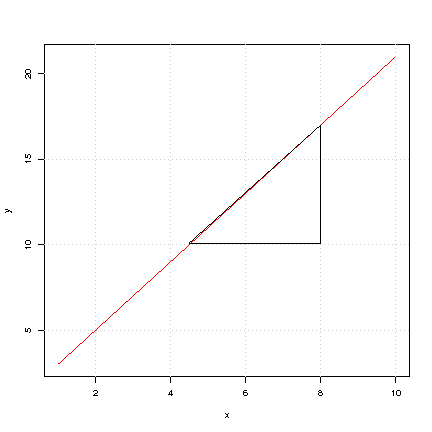

Source code (R):
p <- function(x){
  yhat  <- 1+ 2*x 
  return(yhat)
}
x<-c(1,10)
y<- p(x)
plot(x,y,type="l",col="red" )
grid()
polygon(c(4.5,8,8,4.5),c(10.1,10.1, 17, 10.1))
